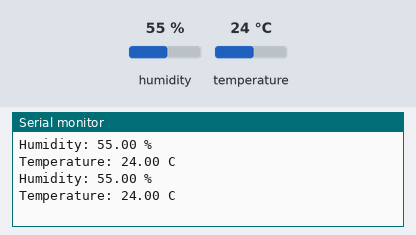
The sketch below on a simulated Arduino Uno, built with avr-gcc and run on an emulated ATmega328P. Shown: the last lines printed to the serial monitor. The test bench sets the inputs (shaded band); at power-on: humidity 55 %, temperature 24 °C.

Above: at 2.8 s.
2.9 s: humidity set to 22 %
At 4.9 s:
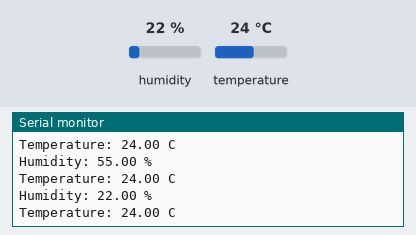
5.6 s: temperature set to 12 °C
At 7.4 s:
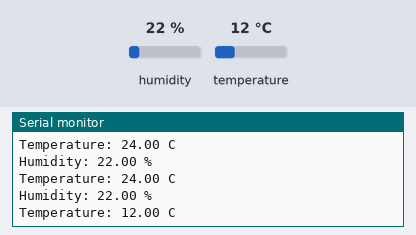
8.3 s: humidity set to 40 %
At 11.0 s:
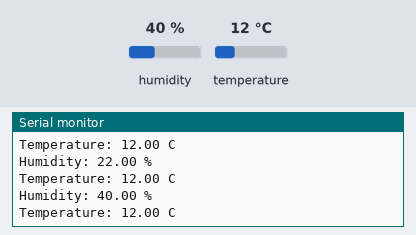
Timing chart, 0 to 12.5 s (numbered marks = the images above; inputs shaded):
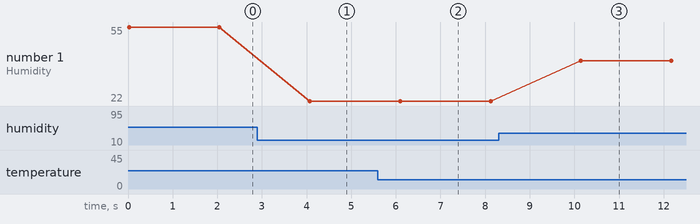

The sketch:

DHT11_calibration.ino
```cpp
#include "DHT.h"

#define DHT_TYPE DHT11

const int DHT_PIN = 8;

DHT dht(DHT_PIN, DHT_TYPE);

float humidity_val;
float temp_val_c;
float heat_index_c;

void setup() {
  // put your setup code here, to run once:
  Serial.begin(9600);
  dht.begin();
}

void loop() {
  humidity_val = dht.readHumidity();
  temp_val_c = dht.readTemperature();

  if (isnan(humidity_val) && isnan(temp_val_c)) {
    Serial.println("Reading DHT sensor failed!");
    return;
  }

  Serial.print("Humidity: ");
  Serial.print(humidity_val);
  Serial.print(" %\n");

  Serial.print("Temperature: ");
  Serial.print(temp_val_c);
  Serial.print(" C \n");
  delay(2000);
}
```

Measured:
- after the input at 2.9 s, the serial monitor: prints a new line after 1.2 s (image 1)
- after the input at 5.6 s, the serial monitor: prints a new line after 0.52 s (image 2)
- after the input at 8.3 s, the serial monitor: prints a new line after 1.8 s (image 3)
- plotted number 1: 55 → 22 after the input at 2.9 s, 22 → 40 after the input at 8.3 s
